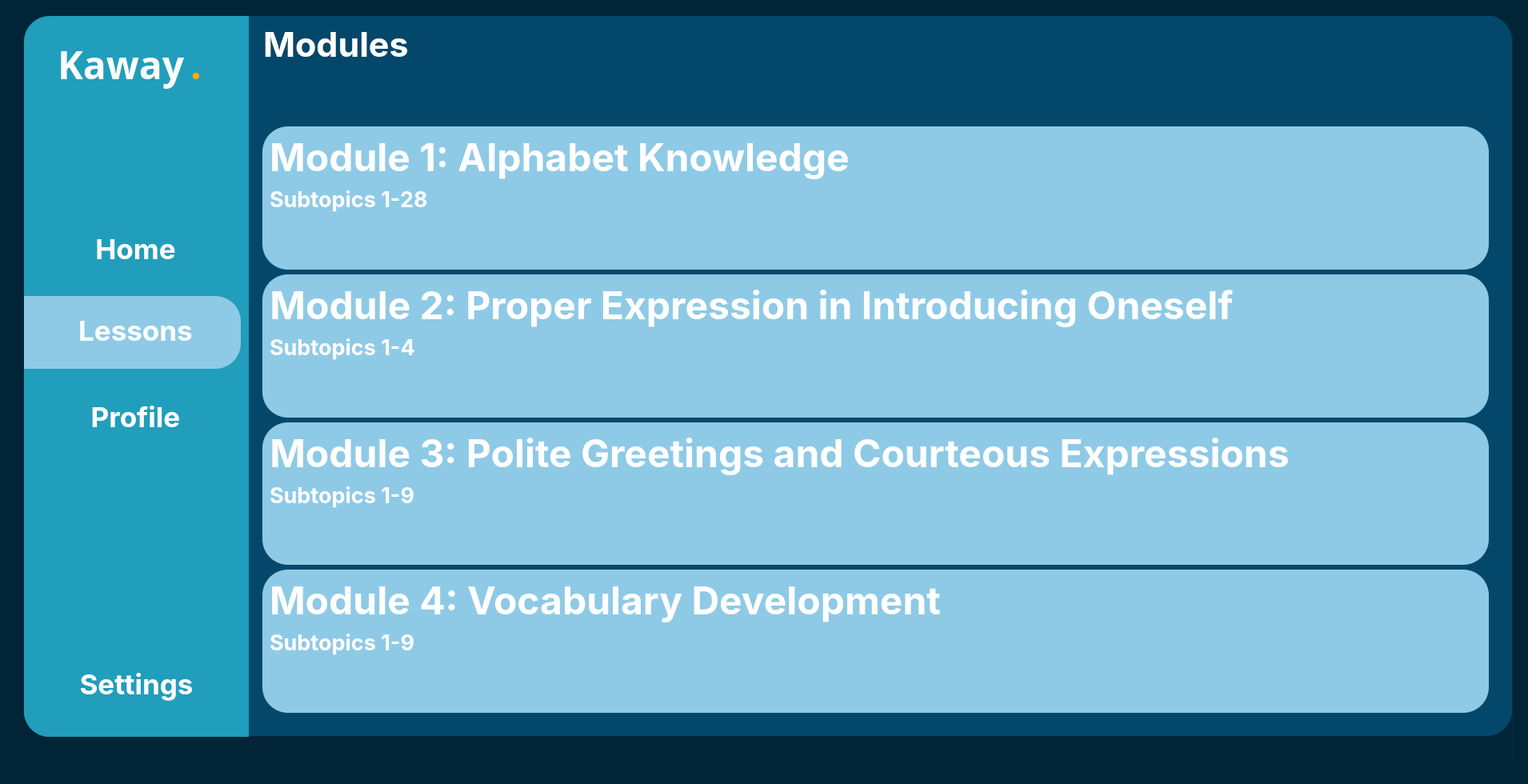
<?xml version="1.0" encoding="UTF-8"?>
<ui version="4.0">
 <class>MainWindow</class>
 <widget class="QWidget" name="MainWindow">
  <property name="geometry">
   <rect>
    <x>0</x>
    <y>0</y>
    <width>1910</width>
    <height>980</height>
   </rect>
  </property>
  <property name="windowTitle">
   <string>MainWindow</string>
  </property>
  <property name="styleSheet">
   <string notr="true">
background-color: rgb(1, 37, 55);</string>
  </property>
  <widget class="QWidget" name="centralwidget" native="true">
   <property name="geometry">
    <rect>
     <x>0</x>
     <y>0</y>
     <width>1921</width>
     <height>1051</height>
    </rect>
   </property>
   <widget class="QWidget" name="MainBar" native="true">
    <property name="geometry">
     <rect>
      <x>30</x>
      <y>20</y>
      <width>1861</width>
      <height>1011</height>
     </rect>
    </property>
    <property name="styleSheet">
     <string notr="true"/>
    </property>
    <widget class="QWidget" name="SideTab" native="true">
     <property name="geometry">
      <rect>
       <x>0</x>
       <y>0</y>
       <width>281</width>
       <height>961</height>
      </rect>
     </property>
     <widget class="QFrame" name="SideTabFrame">
      <property name="geometry">
       <rect>
        <x>0</x>
        <y>0</y>
        <width>291</width>
        <height>901</height>
       </rect>
      </property>
      <property name="styleSheet">
       <string notr="true">background-color: rgb(33, 158, 188);
border-top-left-radius: 32px;
border-bottom-left-radius: 32px;</string>
      </property>
      <property name="frameShape">
       <enum>QFrame::StyledPanel</enum>
      </property>
      <property name="frameShadow">
       <enum>QFrame::Raised</enum>
      </property>
      <widget class="QPushButton" name="Lessons">
       <property name="geometry">
        <rect>
         <x>0</x>
         <y>372</y>
         <width>279</width>
         <height>42</height>
        </rect>
       </property>
       <property name="font">
        <font>
         <family>Inter</family>
         <pointsize>26</pointsize>
         <bold>true</bold>
        </font>
       </property>
       <property name="styleSheet">
        <string notr="true">color:rgb(255, 255, 255);
background-color: rgba(255, 255, 255, 0);</string>
       </property>
       <property name="text">
        <string>Lessons</string>
       </property>
       <property name="icon">
        <iconset>
         <normaloff>../linear/note-2.svg</normaloff>../linear/note-2.svg</iconset>
       </property>
       <property name="iconSize">
        <size>
         <width>40</width>
         <height>40</height>
        </size>
       </property>
      </widget>
      <widget class="QFrame" name="frame">
       <property name="geometry">
        <rect>
         <x>0</x>
         <y>350</y>
         <width>271</width>
         <height>91</height>
        </rect>
       </property>
       <property name="styleSheet">
        <string notr="true">background-color: rgb(142, 202, 230);
border-top-left-radius: 0px;
border-bottom-left-radius: 0px;
border-top-right-radius: 32px;
border-bottom-right-radius: 32px;</string>
       </property>
       <property name="frameShape">
        <enum>QFrame::StyledPanel</enum>
       </property>
       <property name="frameShadow">
        <enum>QFrame::Raised</enum>
       </property>
      </widget>
      <widget class="QWidget" name="verticalLayoutWidget">
       <property name="geometry">
        <rect>
         <x>0</x>
         <y>770</y>
         <width>281</width>
         <height>131</height>
        </rect>
       </property>
       <layout class="QVBoxLayout" name="verticalLayout">
        <item>
         <widget class="QPushButton" name="Settings">
          <property name="font">
           <font>
            <family>Inter</family>
            <pointsize>26</pointsize>
            <bold>true</bold>
           </font>
          </property>
          <property name="styleSheet">
           <string notr="true">color:rgb(255, 255, 255)</string>
          </property>
          <property name="text">
           <string>Settings</string>
          </property>
          <property name="icon">
           <iconset>
            <normaloff>../linear/setting-3.svg</normaloff>../linear/setting-3.svg</iconset>
          </property>
          <property name="iconSize">
           <size>
            <width>35</width>
            <height>35</height>
           </size>
          </property>
         </widget>
        </item>
       </layout>
      </widget>
      <widget class="QWidget" name="horizontalLayoutWidget">
       <property name="geometry">
        <rect>
         <x>42</x>
         <y>20</y>
         <width>241</width>
         <height>80</height>
        </rect>
       </property>
       <layout class="QHBoxLayout" name="horizontalLayout">
        <item>
         <widget class="QLabel" name="Kaway">
          <property name="font">
           <font>
            <family>Poppins</family>
            <pointsize>36</pointsize>
            <bold>true</bold>
           </font>
          </property>
          <property name="styleSheet">
           <string notr="true">color:rgb(255, 255, 255)</string>
          </property>
          <property name="text">
           <string>Kaway</string>
          </property>
         </widget>
        </item>
        <item>
         <widget class="QLabel" name="Dot">
          <property name="font">
           <font>
            <family>Poppins</family>
            <pointsize>36</pointsize>
            <bold>true</bold>
           </font>
          </property>
          <property name="styleSheet">
           <string notr="true">color: rgb(255, 170, 0);</string>
          </property>
          <property name="text">
           <string>.</string>
          </property>
         </widget>
        </item>
       </layout>
      </widget>
      <widget class="QPushButton" name="Profile">
       <property name="geometry">
        <rect>
         <x>0</x>
         <y>480</y>
         <width>279</width>
         <height>42</height>
        </rect>
       </property>
       <property name="font">
        <font>
         <family>Inter</family>
         <pointsize>26</pointsize>
         <bold>true</bold>
        </font>
       </property>
       <property name="styleSheet">
        <string notr="true">color:rgb(255, 255, 255)</string>
       </property>
       <property name="text">
        <string>Profile</string>
       </property>
       <property name="icon">
        <iconset>
         <normaloff>../linear/user-square.svg</normaloff>../linear/user-square.svg</iconset>
       </property>
       <property name="iconSize">
        <size>
         <width>35</width>
         <height>35</height>
        </size>
       </property>
      </widget>
      <widget class="QPushButton" name="Home">
       <property name="geometry">
        <rect>
         <x>0</x>
         <y>270</y>
         <width>279</width>
         <height>42</height>
        </rect>
       </property>
       <property name="font">
        <font>
         <family>Inter</family>
         <pointsize>26</pointsize>
         <bold>true</bold>
        </font>
       </property>
       <property name="layoutDirection">
        <enum>Qt::LeftToRight</enum>
       </property>
       <property name="autoFillBackground">
        <bool>false</bool>
       </property>
       <property name="styleSheet">
        <string notr="true">color:rgb(255, 255, 255);
background-color: rgba(255, 255, 255, 0)</string>
       </property>
       <property name="text">
        <string>Home</string>
       </property>
       <property name="icon">
        <iconset>
         <normaloff>../linear/element-3.png</normaloff>../linear/element-3.png</iconset>
       </property>
       <property name="iconSize">
        <size>
         <width>30</width>
         <height>30</height>
        </size>
       </property>
      </widget>
      <zorder>frame</zorder>
      <zorder>Lessons</zorder>
      <zorder>verticalLayoutWidget</zorder>
      <zorder>horizontalLayoutWidget</zorder>
      <zorder>Profile</zorder>
      <zorder>Home</zorder>
     </widget>
    </widget>
    <widget class="QWidget" name="RightContainer" native="true">
     <property name="geometry">
      <rect>
       <x>279</x>
       <y>-1</y>
       <width>1581</width>
       <height>1011</height>
      </rect>
     </property>
     <widget class="QFrame" name="mainframe">
      <property name="geometry">
       <rect>
        <x>0</x>
        <y>0</y>
        <width>1581</width>
        <height>901</height>
       </rect>
      </property>
      <property name="styleSheet">
       <string notr="true">background-color: rgb(3, 72, 106);
border-top-right-radius: 32px;
border-bottom-right-radius: 32px;</string>
      </property>
      <property name="frameShape">
       <enum>QFrame::StyledPanel</enum>
      </property>
      <property name="frameShadow">
       <enum>QFrame::Raised</enum>
      </property>
      <widget class="QWidget" name="verticalLayoutWidget_2">
       <property name="geometry">
        <rect>
         <x>20</x>
         <y>10</y>
         <width>1061</width>
         <height>101</height>
        </rect>
       </property>
       <layout class="QVBoxLayout" name="verticalLayout_2">
        <item>
         <widget class="QLabel" name="Module">
          <property name="font">
           <font>
            <family>Inter</family>
            <pointsize>32</pointsize>
            <bold>true</bold>
           </font>
          </property>
          <property name="styleSheet">
           <string notr="true">color: rgb(255, 255, 255);</string>
          </property>
          <property name="text">
           <string>Modules</string>
          </property>
         </widget>
        </item>
        <item>
         <widget class="QLabel" name="subtopic">
          <property name="font">
           <font>
            <family>Inter</family>
            <pointsize>26</pointsize>
            <bold>true</bold>
           </font>
          </property>
          <property name="styleSheet">
           <string notr="true">color: rgb(255, 255, 255);</string>
          </property>
          <property name="text">
           <string/>
          </property>
         </widget>
        </item>
       </layout>
      </widget>
      <widget class="QScrollArea" name="scrollArea">
       <property name="geometry">
        <rect>
         <x>10</x>
         <y>130</y>
         <width>1551</width>
         <height>751</height>
        </rect>
       </property>
       <property name="widgetResizable">
        <bool>true</bool>
       </property>
       <widget class="QWidget" name="scrollAreaWidgetContents">
        <property name="geometry">
         <rect>
          <x>0</x>
          <y>0</y>
          <width>1551</width>
          <height>751</height>
         </rect>
        </property>
        <layout class="QVBoxLayout" name="verticalLayout_6">
         <item>
          <widget class="QFrame" name="M1">
           <property name="styleSheet">
            <string notr="true">background-color: rgb(142, 202, 230);
border-radius: 32px
</string>
           </property>
           <property name="frameShape">
            <enum>QFrame::StyledPanel</enum>
           </property>
           <property name="frameShadow">
            <enum>QFrame::Raised</enum>
           </property>
           <layout class="QVBoxLayout" name="verticalLayout_5">
            <item>
             <widget class="QPushButton" name="ModuleOne">
              <property name="sizePolicy">
               <sizepolicy hsizetype="Fixed" vsizetype="Fixed">
                <horstretch>0</horstretch>
                <verstretch>0</verstretch>
               </sizepolicy>
              </property>
              <property name="font">
               <font>
                <family>Inter</family>
                <pointsize>36</pointsize>
                <bold>true</bold>
               </font>
              </property>
              <property name="styleSheet">
               <string notr="true">color: rgb(255, 255, 255);</string>
              </property>
              <property name="text">
               <string>Module 1: Alphabet Knowledge</string>
              </property>
             </widget>
            </item>
            <item>
             <widget class="QLabel" name="Subtopic1">
              <property name="font">
               <font>
                <family>Inter</family>
                <pointsize>20</pointsize>
                <bold>true</bold>
               </font>
              </property>
              <property name="styleSheet">
               <string notr="true">color: rgb(255, 255, 255);</string>
              </property>
              <property name="text">
               <string>Subtopics 1-28</string>
              </property>
              <property name="alignment">
               <set>Qt::AlignLeading|Qt::AlignLeft|Qt::AlignTop</set>
              </property>
              <property name="margin">
               <number>30</number>
              </property>
             </widget>
            </item>
           </layout>
          </widget>
         </item>
         <item>
          <widget class="QFrame" name="M2">
           <property name="styleSheet">
            <string notr="true">background-color: rgb(142, 202, 230);
border-radius: 32px
</string>
           </property>
           <property name="frameShape">
            <enum>QFrame::StyledPanel</enum>
           </property>
           <property name="frameShadow">
            <enum>QFrame::Raised</enum>
           </property>
           <layout class="QVBoxLayout" name="verticalLayout_9">
            <item>
             <widget class="QPushButton" name="ModuleTwo">
              <property name="sizePolicy">
               <sizepolicy hsizetype="Fixed" vsizetype="Fixed">
                <horstretch>0</horstretch>
                <verstretch>0</verstretch>
               </sizepolicy>
              </property>
              <property name="font">
               <font>
                <family>Inter</family>
                <pointsize>36</pointsize>
                <bold>true</bold>
               </font>
              </property>
              <property name="styleSheet">
               <string notr="true">color: rgb(255, 255, 255);</string>
              </property>
              <property name="text">
               <string>Module 2: Proper Expression in Introducing Oneself</string>
              </property>
             </widget>
            </item>
            <item>
             <widget class="QLabel" name="Subtopic2">
              <property name="font">
               <font>
                <family>Inter</family>
                <pointsize>20</pointsize>
                <bold>true</bold>
               </font>
              </property>
              <property name="styleSheet">
               <string notr="true">color: rgb(255, 255, 255);</string>
              </property>
              <property name="text">
               <string>Subtopics 1-4</string>
              </property>
              <property name="alignment">
               <set>Qt::AlignLeading|Qt::AlignLeft|Qt::AlignTop</set>
              </property>
              <property name="margin">
               <number>30</number>
              </property>
             </widget>
            </item>
           </layout>
          </widget>
         </item>
         <item>
          <widget class="QFrame" name="M3">
           <property name="styleSheet">
            <string notr="true">background-color: rgb(142, 202, 230);
border-radius: 32px
</string>
           </property>
           <property name="frameShape">
            <enum>QFrame::StyledPanel</enum>
           </property>
           <property name="frameShadow">
            <enum>QFrame::Raised</enum>
           </property>
           <layout class="QVBoxLayout" name="verticalLayout_10">
            <item>
             <widget class="QPushButton" name="ModuleThree">
              <property name="sizePolicy">
               <sizepolicy hsizetype="Fixed" vsizetype="Fixed">
                <horstretch>0</horstretch>
                <verstretch>0</verstretch>
               </sizepolicy>
              </property>
              <property name="font">
               <font>
                <family>Inter</family>
                <pointsize>36</pointsize>
                <bold>true</bold>
               </font>
              </property>
              <property name="styleSheet">
               <string notr="true">color: rgb(255, 255, 255);</string>
              </property>
              <property name="text">
               <string>Module 3: Polite Greetings and Courteous Expressions</string>
              </property>
             </widget>
            </item>
            <item>
             <widget class="QLabel" name="Subtopic3">
              <property name="font">
               <font>
                <family>Inter</family>
                <pointsize>20</pointsize>
                <bold>true</bold>
               </font>
              </property>
              <property name="styleSheet">
               <string notr="true">color: rgb(255, 255, 255);</string>
              </property>
              <property name="text">
               <string>Subtopics 1-9</string>
              </property>
              <property name="alignment">
               <set>Qt::AlignLeading|Qt::AlignLeft|Qt::AlignTop</set>
              </property>
              <property name="margin">
               <number>30</number>
              </property>
             </widget>
            </item>
           </layout>
          </widget>
         </item>
         <item>
          <widget class="QFrame" name="M4">
           <property name="styleSheet">
            <string notr="true">background-color: rgb(142, 202, 230);
border-radius: 32px
</string>
           </property>
           <property name="frameShape">
            <enum>QFrame::StyledPanel</enum>
           </property>
           <property name="frameShadow">
            <enum>QFrame::Raised</enum>
           </property>
           <layout class="QVBoxLayout" name="verticalLayout_11">
            <item>
             <widget class="QPushButton" name="ModuleFour">
              <property name="sizePolicy">
               <sizepolicy hsizetype="Fixed" vsizetype="Fixed">
                <horstretch>0</horstretch>
                <verstretch>0</verstretch>
               </sizepolicy>
              </property>
              <property name="font">
               <font>
                <family>Inter</family>
                <pointsize>36</pointsize>
                <bold>true</bold>
               </font>
              </property>
              <property name="styleSheet">
               <string notr="true">color: rgb(255, 255, 255);</string>
              </property>
              <property name="text">
               <string>Module 4: Vocabulary Development</string>
              </property>
             </widget>
            </item>
            <item>
             <widget class="QLabel" name="Subtopic4">
              <property name="font">
               <font>
                <family>Inter</family>
                <pointsize>20</pointsize>
                <bold>true</bold>
               </font>
              </property>
              <property name="styleSheet">
               <string notr="true">color: rgb(255, 255, 255);</string>
              </property>
              <property name="text">
               <string>Subtopics 1-9</string>
              </property>
              <property name="alignment">
               <set>Qt::AlignLeading|Qt::AlignLeft|Qt::AlignTop</set>
              </property>
              <property name="margin">
               <number>30</number>
              </property>
             </widget>
            </item>
           </layout>
          </widget>
         </item>
        </layout>
       </widget>
      </widget>
     </widget>
    </widget>
    <widget class="QFrame" name="MainFrame">
     <property name="geometry">
      <rect>
       <x>0</x>
       <y>0</y>
       <width>1861</width>
       <height>961</height>
      </rect>
     </property>
     <property name="styleSheet">
      <string notr="true">background-color: rgb(2, 48, 71);
border-radius: 32px
</string>
     </property>
     <property name="frameShape">
      <enum>QFrame::StyledPanel</enum>
     </property>
     <property name="frameShadow">
      <enum>QFrame::Raised</enum>
     </property>
    </widget>
    <zorder>MainFrame</zorder>
    <zorder>RightContainer</zorder>
    <zorder>SideTab</zorder>
   </widget>
  </widget>
  <widget class="QStatusBar" name="statusbar">
   <property name="geometry">
    <rect>
     <x>0</x>
     <y>0</y>
     <width>3</width>
     <height>21</height>
    </rect>
   </property>
  </widget>
 </widget>
 <resources/>
 <connections/>
</ui>
